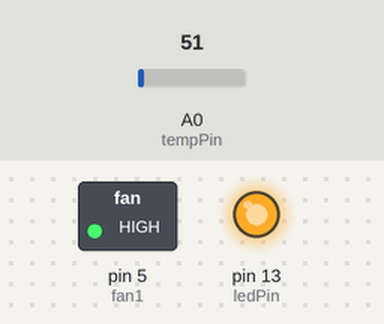
The sketch below on a simulated Arduino Uno, built with avr-gcc and run on an emulated ATmega328P. Parts: switched loads named in the sketch (green lamp = pin HIGH), output pins drawn as LEDs (lit = HIGH). The test bench sets the inputs (shaded band); at power-on: A0 (tempPin) = 51. What the sketch prints to the serial monitor is not drawn.

Above: at 0.1 s.
Timing chart, 0 to 1.6 s (numbered marks = the images above):
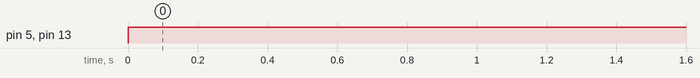

The sketch:

fancontrol.ino
```cpp
float tempC;

int tempPin = 0;
int fan1=5;
int ledPin=13;

void setup()
{
Serial.begin(9600);
pinMode(ledPin,OUTPUT);
pinMode(fan1,OUTPUT);


}

void loop()
{
tempC=analogRead(tempPin);
tempC= (5.0*tempC*100.0)/1024.0;
Serial.println((byte)tempC);
if (tempC>3
-0)
{
digitalWrite(ledPin,HIGH);
digitalWrite(fan1,HIGH);
}
else
{

digitalWrite(ledPin,LOW);
digitalWrite(fan1,LOW);
}
delay(1000);
}
```

Measured:
- by itself, pin 5 (fan1), pin 13 (ledPin): LOW → HIGH at 0.00 s
